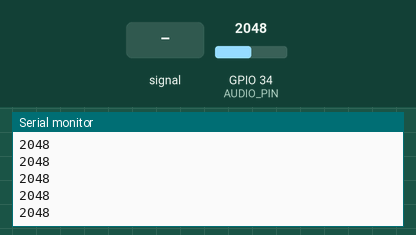
Bench run of a sketch on a simulated ESP32. Shown: the last lines printed to the serial monitor. The test bench sets the inputs (shaded band); at power-on: GPIO 34 (AUDIO_PIN) = 2048.

Above: at 1.3 s.
1.4 s: GPIO 34 (AUDIO_PIN) fed a 200 Hz sine of ±327 counts around its level
At 1.41 s:
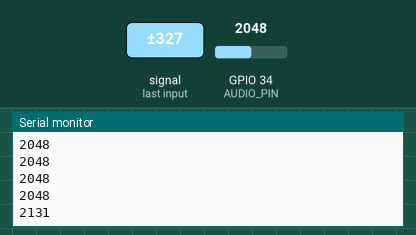
2.9 s: GPIO 34 (AUDIO_PIN) set to 2866
At 2.91 s:
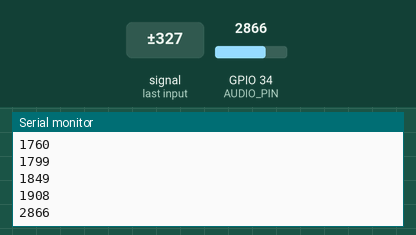
4.4 s: GPIO 34 (AUDIO_PIN) fed a 1000 Hz sine of ±1023 counts around its level
At 4.41 s:
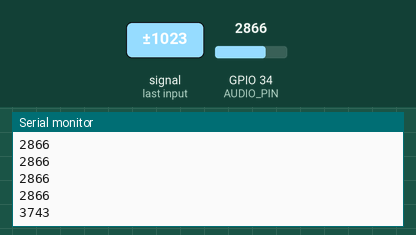
5.9 s: GPIO 34 (AUDIO_PIN) set to 3603
At 5.91 s:
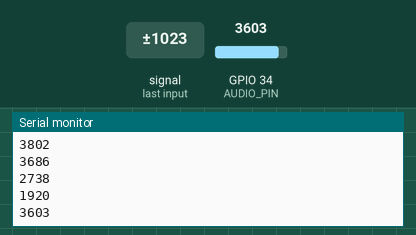
Timing chart, 0 to 8.4 s (numbered marks = the images above; inputs shaded):
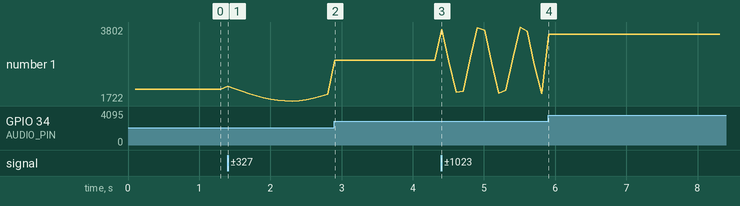

The sketch:

sketch_feb28a.ino
```cpp
#define AUDIO_PIN 34

int analog;

void setup() {
  Serial.begin(9600);
  //adcAttachPin(AUDIO_PIN);
  pinMode(AUDIO_PIN,INPUT);
  delay(100);
}

void loop() {
  // put your main code here, to run repeatedly:
  //adcAttachPin(AUDIO_PIN);
  //adcStart(AUDIO_PIN);
  //analogReadResolution(10); // Default of 12 is not very linear. Recommended to use 10 or 11 depending on needed resolution.
  //analogSetAttenuation(ADC_6db); // Default is 11db which is very noisy. Recommended to use 2.5 or 6.
  analog = analogRead(AUDIO_PIN);
  Serial.println(analog);
  /*
  pinMode(AUDIO_PIN, INPUT);
  for (;;)
  {
    Serial.println(analogRead(AUDIO_PIN));
    delay(500);
  }*/
  delay(100);
}
```

Measured:
- after the input at 1.4 s, the serial monitor: prints a new line at once (image 1)
- after the input at 2.9 s, the serial monitor: prints a new line at once (image 2)
- after the input at 4.4 s, the serial monitor: prints a new line at once (image 3)
- after the input at 5.9 s, the serial monitor: prints a new line at once (image 4)
- plotted number 1: 2048 → 1908 after the input at 1.4 s, 1908 → 2866 after the input at 2.9 s, 2866 → 1920 after the input at 4.4 s, 1920 → 3603 after the input at 5.9 s
